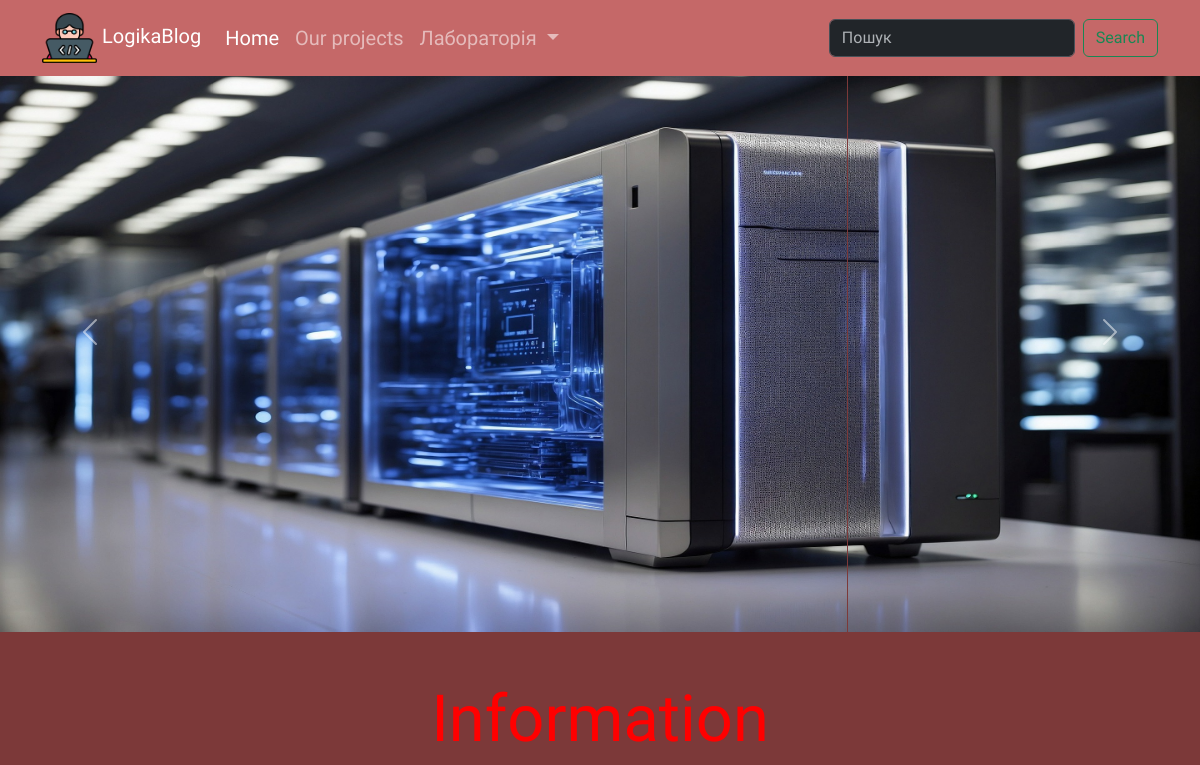
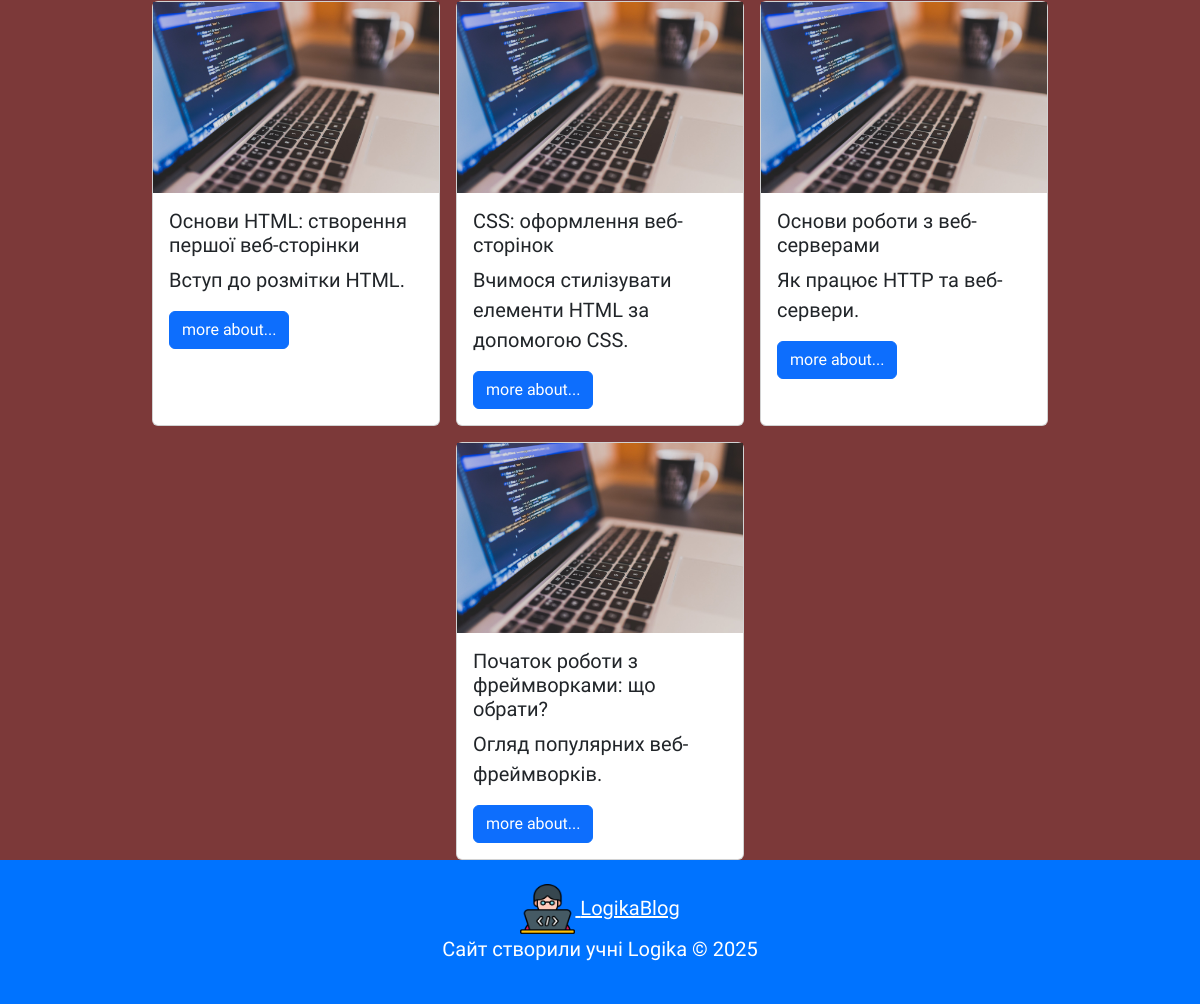
Page /category/2 on the committed database (2 pictures, top to bottom).
### tables this page shows
CREATE TABLE articles(
    id INTEGER NOT NULL UNIQUE PRIMARY KEY AUTOINCREMENT,
    title TEXT NOT NULL,
    description TEXT,
    text TEXT,
    image TEXT,
    author_id INTEGER NOT NULL,
    category_id INTEGER, 
    creared_at TEXT DEFAULT CURRENT_TIMESTAMP,

    FOREIGN KEY (author_id) REFERENCES users(id),
    FOREIGN KEY (category_id) REFERENCES categories(id)

);

### app.py (the view)
@app.route("/category/<int:category_id>")  # Вказуємо url-адресу для виклику функції
def category_page(category_id):
    categories = db.get_categories()
    articles = db.get_articles_by_category(category_id)
    return render_template("index.html", categories=categories, articles=articles)  # html-сторінка, що повертається у браузер

### db_scripts.py (called while the page is built)
    def open_db(self):
        self.conn = sqlite3.connect(self.dbname)
        self.cursor = self.conn.cursor()

    def get_categories(self):
        self.open_db()
        self.cursor.execute('''SELECT * FROM categories''')
        data = self.cursor.fetchall()
        self.conn.close()
        return data

    def get_articles_by_category(self, category_id):
        self.open_db()
        self.cursor.execute('''SELECT * FROM articles articles WHERE category_id=?''', [category_id])
        data = self.cursor.fetchall()
        self.conn.close()
        return data

### templates/index.html (shortened to what this page needs)
{% extends 'base.html' %}
{% block content %}
      <div id="carouselExampleAutoplaying" class="carousel slide" data-bs-ride="carousel">
        <div class="carousel-inner">
          <div class="carousel-item active">
            <img src="{{url_for('static', filename='Photos/ai-generated-8649646_1920.jpg')}}" class="d-block w-100" alt="Bootstrap" width="200" height="600">
          </div>
        <button class="carousel-control-prev" type="button" data-bs-target="#carouselExampleAutoplaying" data-bs-slide="prev">
          <span class="carousel-control-prev-icon" aria-hidden="true"></span>
        </button>
        <button class="carousel-control-next" type="button" data-bs-target="#carouselExampleAutoplaying" data-bs-slide="next">
          <span class="carousel-control-next-icon" aria-hidden="true"></span>
        </button>
      </div>
      <main class="container mt-5">
          <h1 class="mt-5">Information</h1>
          <div class="d-flex flex-wrap justify-content-center gap-3">
          {% for article in articles %}
            <div class="card" style="width: 18rem;">
              {% if article[4] %}
              <img src="{{ url_for('static', filename='Photos/' + article[4]) }}" alt="...">
              {% endif %}
              <div class="card-body">
                <h5 class="card-title">{{article[1]}}</h5>
                <p class="card-text">{{article[2]}}</p>
                <a href="#" class="btn btn-primary">more about...</a>
              </div>
            </div>
          {% endfor %}
          </div>
      </main>
</html>
{% endblock  %}

### static/style.css (style rules this page uses)
body { background: rgb(124, 57, 57); color: white; font-size: 20px; font-family: "Sofia Sans Extra Condensed", sans-serif; }
h1 { color: red; font-size: 65px; text-align: center; font-family: "Sofia Sans Extra Condensed", sans-serif; }
a { color: #ffffff; }

### rows in the picture
articles: image (picture), title "Основи HTML: створення першої веб-сторінки", description "Вступ до розмітки HTML."
articles: image (picture), title "CSS: оформлення веб-сторінок", description "Вчимося стилізувати елементи HTML за допомогою CSS."
articles: image (picture), title "Основи роботи з веб-серверами", description "Як працює HTTP та веб-сервери."
articles: image (picture), title "Початок роботи з фреймворками: що обрати?", description "Огляд популярних веб-фреймворків."
